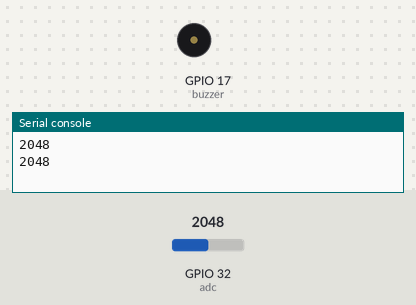
Simulated run of this program. Board: ESP32 board running MicroPython. Shown: buzzer (waves = sounding, pin HIGH), the last lines printed to the serial console. Inputs (shaded band) come from the test bench; at power-on: GPIO 32 (adc) = 2048 (analog values on the 0–4095 scale). WiFi joins after 1.5 s; web requests get an empty 200 reply after 0.4 s.

Above: at 2.7 s.
2.8 s: GPIO 32 (adc) set to 1961
At 5.7 s:
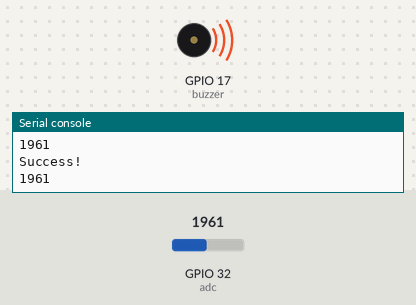
6.0 s: GPIO 32 (adc) set to 2040
At 8.0 s:
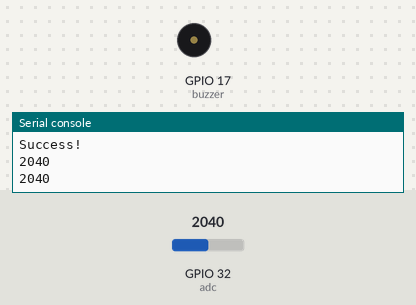
8.8 s: GPIO 32 (adc) set to 1960
At 11.5 s:
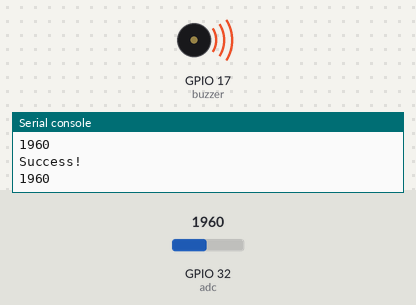
Timing chart, 0 to 13.0 s (numbered marks = the images above; inputs shaded):
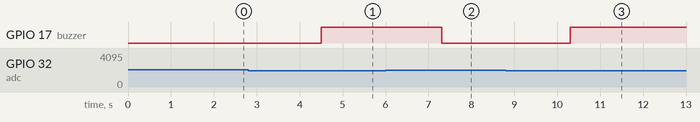

The program:

whatspp_bot.py
```python
from machine import ADC, Pin
import time
adc = ADC(Pin(32))
buzzer = Pin(17, Pin.OUT)
adc.atten(ADC.ATTN_11DB)
adc.width(ADC.WIDTH_12BIT)
ldrval = 0

try:
  import urequests as requests
except:
  import requests

import network

import esp
esp.osdebug(None)

import gc
gc.collect()

#Your network credentials
ssid = 'Alfa12'
password = '12345678'

#Your phone number in international format
phone_number = '+919326047375'
#Your callmebot API key
api_key = '2539069'

def connect_wifi(ssid, password):
  #Connect to your network
  station = network.WLAN(network.STA_IF)
  station.active(True)
  station.connect(ssid, password)
  while station.isconnected() == False:
    pass
  print('Connection successful')
  print(station.ifconfig())

def send_message(phone_number, api_key, message):
  #set your host URL
  url = 'https://api.callmebot.com/whatsapp.php?phone='+phone_number+'&text='+message+'&apikey='+api_key

  #make the request
  response = requests.get(url)
  #check if it was successful
  if response.status_code == 200:
    print('Success!')
  else:
    print('Error')
    print(response.text)

# Connect to WiFi
connect_wifi(ssid, password)
# Send message to WhatsApp "Hello"
message = 'Alert%21%20Turn%20ON%20your%20lights' #YOUR MESSAGE HERE (URL ENCODED)https://www.urlencoder.io/
#send_message(phone_number, api_key, message) // function for sending alert on whatsapp


while True:
    ldrval = adc.read()
    print(ldrval)
    time.sleep(1)

    if ldrval >= 2000:
        buzzer.value(0)
    else:
        buzzer.value(1)
        send_message(phone_number, api_key, message)
```

Measured:
- the behaviour switches between 2000 and 1999 on GPIO 32 (adc) (found by bisection; images 0 and 1)
- after the input at 2.8 s, GPIO 17 (buzzer): LOW → HIGH after 1.7 s
- after the input at 6.0 s, GPIO 17 (buzzer): HIGH → LOW after 1.3 s
- after the input at 8.8 s, GPIO 17 (buzzer): LOW → HIGH after 1.5 s
